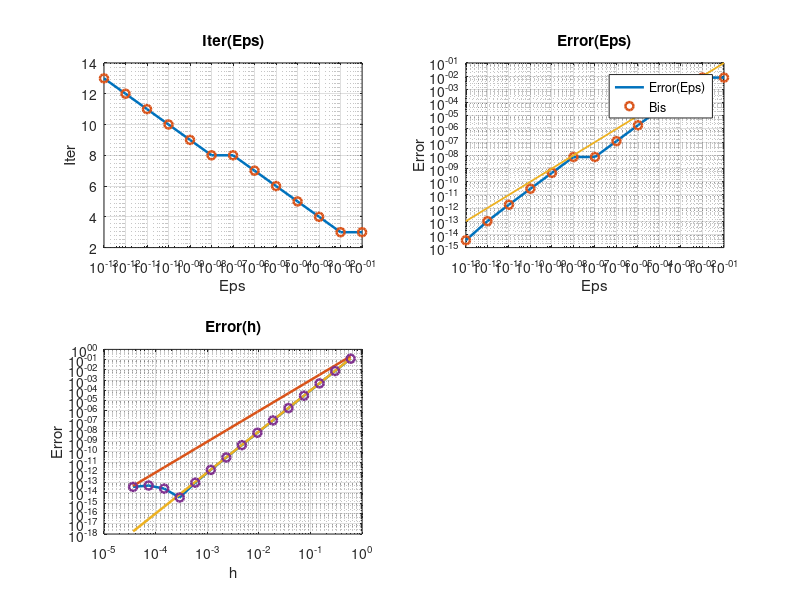

Source code (MATLAB):
eps = [0.1000000000000000; 0.0100000000000000; 0.0010000000000000; 0.0001000000000000; 0.0000100000000000; 0.0000010000000000; 0.0000001000000000; 0.0000000100000000; 0.0000000010000000; 0.0000000001000000; 0.0000000000100000; 0.0000000000010000; 0.0000000000001000];
iter = [3; 3; 4; 5; 6; 7; 8; 8; 9; 10; 11; 12; 13];
error = [0.0077759999999962; 0.0077759999999962; 0.0004859999999987; 0.0000303749999961; 0.0000018984374943; 0.0000001186523413; 0.0000000074157676; 0.0000000074157676; 0.0000000004634817; 0.0000000000289653; 0.0000000000017852; 0.0000000000001013; 0.0000000000000036];

h = [0.6000000000000000; 0.3000000000000000; 0.1500000000000000; 0.0750000000000000; 0.0375000000000000; 0.0187500000000000; 0.0093750000000000; 0.0046875000000000; 0.0023437500000000; 0.0011718750000000; 0.0005859375000000; 0.0002929687500000; 0.0001464843750000; 0.0000732421875000; 0.0000366210937500];
err_h = [0.1244159999999965; 0.0077759999999962; 0.0004859999999987; 0.0000303749999961; 0.0000018984374943; 0.0000001186523413; 0.0000000074157676; 0.0000000004634817; 0.0000000000289653; 0.0000000000017852; 0.0000000000001013; 0.0000000000000036; 0.0000000000000266; 0.0000000000000533; 0.0000000000000391];

figure;
subplot(2, 2, 1);
semilogx(eps, iter, 'LineWidth', 1.8);
hold on;
grid on;
semilogx(eps, iter, 'o', 'LineWidth', 1.8);
xlabel('Eps');
ylabel('Iter');
title('Iter(Eps)');

subplot(2, 2, 2);
loglog(eps, error, 'LineWidth', 1.8);
hold on;
loglog(eps, error, 'o', 'LineWidth', 1.8);
loglog(eps, eps, 'LineWidth', 1.3)
grid on;
xlabel('Eps');
ylabel('Error');
title('Error(Eps)');
legend('Error(Eps)', 'Bis');

subplot(2, 2, 3);
loglog(h, err_h, 'LineWidth', 1.8);
hold on;
loglog(h, h.^3, 'LineWidth', 1.8);
loglog(h, h.^4, 'LineWidth', 1.8);
grid on;
loglog(h, err_h, 'o', 'LineWidth', 1.8);
xlabel('h');
ylabel('Error');
title('Error(h)');

